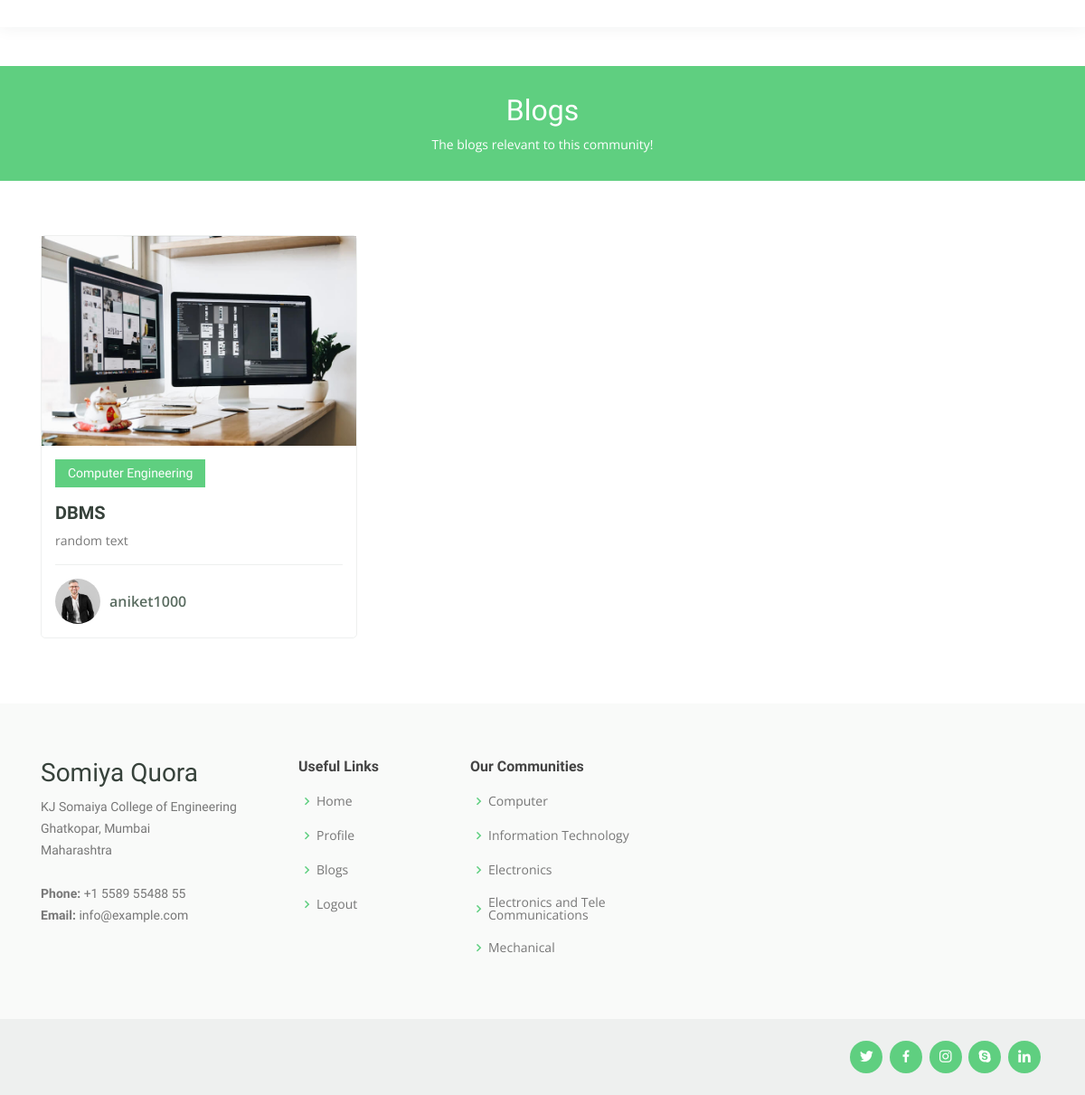
/blogs/Computer/, run on an earlier commit of the app's database.
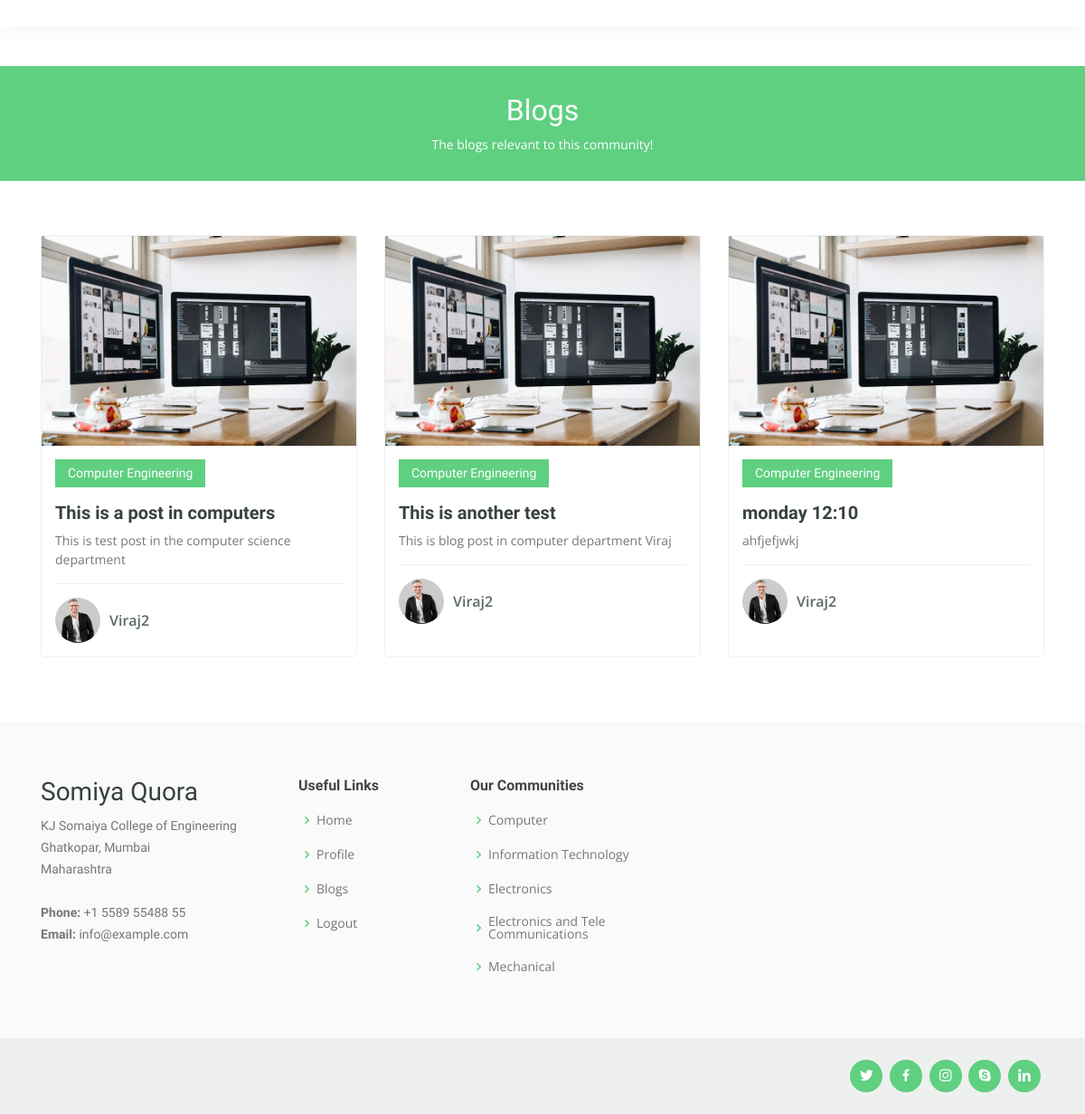
And on a later commit of the database.
### quoraBlog/models.py (models this page shows, shortened)
class Post(models.Model):
    title = models.CharField(max_length=100)
    content = models.TextField()
    date_posted = models.DateTimeField(default=timezone.now)
    author = models.ForeignKey(User, on_delete=models.CASCADE)
    group = models.ForeignKey(Community, on_delete= models.CASCADE,null=True, blank=True)
    reports = models.ManyToManyField(User, related_name='blog_post')
    User.username = 'Viraj'

class Community(models.Model):
    title =  models.CharField(max_length=100,unique=True)
    description = models.TextField(blank=True, default='')
    def __str__(self):
        return self.title

### quoraBlog/views.py (the view)
# urls.py: path('blogs/Computer/', views.computers, name='Computers'),
def computers(req):
    context = {
        'community': 'Computer Engineering',
        'commPost': list(Post.objects.all()),
    }
    return render(req, 'computers.html', context)

### quoraBlog/templates/computers.html (shortened to what this page needs)
{% load static %}
<!DOCTYPE html>
<html lang="en">
    <head>
        <link href="{% static 'vendor/bootstrap/css/bootstrap.min.css' %}" rel="stylesheet">
        <link href="{% static 'vendor/icofont/icofont.min.css' %}" rel="stylesheet">
        <link href="{% static 'vendor/boxicons/css/boxicons.min.css' %}" rel="stylesheet">
        <link href="{% static 'vendor/owl.carousel/assets/owl.carousel.min.css' %}" rel="stylesheet">
        <link href="{% static 'vendor/animate.css/animate.min.css' %}" rel="stylesheet">
        <link href="{% static 'vendor/aos/aos.css' %}" rel="stylesheet">
        <link href="{% static 'vendor/remixicon/remixicon.css' %}" rel="stylesheet">
        <link rel="stylesheet" type="text/css" href="{% static 'css/blogs.css' %}">
    </head>
<body>
  <header id="header" class="fixed-top">
  </header>
  <main id="main" data-aos="fade-in">
    <div class="breadcrumbs">
      <div class="container">
        <h2>Blogs</h2>
        <p>The blogs relevant to this community!</p>
      </div>
    </div>
    <section id="courses" class="courses">
        <div class="container" data-aos="fade-up">
          <div class="row" data-aos="zoom-in" data-aos-delay="100">
            {% for post in commPost %}
            {% ifequal post.group|stringformat:"s" community %}
            <div class="col-lg-4 col-md-6 d-flex align-items-stretch">
              <div class="course-item" style="margin-bottom: 12px;">
                <img src="{% static 'img/course-1.jpg' %}" class="img-fluid" alt="...">
                <div class="course-content">
                  <div class="d-flex justify-content-between align-items-center mb-3">
                    <h4>{{ post.group }}</h4>
                  </div>
                  <h3><a href="{% url 'post-detail' post.id %}">{{ post.title }}</a></h3>
                  <p>{{ post.content }}</p>
                  <div class="trainer d-flex justify-content-between align-items-center">
                    <div class="trainer-profile d-flex align-items-center">
                      <img src="{% static 'img/trainer-1.jpg' %}" class="img-fluid" alt="">
                      <span>{{ post.author }}</span>
                    </div>
                  </div>
                </div>
              </div>
            </div>
            {% endifequal %}
            {% endfor %}
    </section>
    </main>
    <footer id="footer">
    <div class="footer-top">
      <div class="container">
        <div class="row">
          <div class="col-lg-3 col-md-6 footer-contact">
            <h3>Somiya Quora</h3>
            <p>
              KJ Somaiya College of Engineering <br>
              Ghatkopar, Mumbai<br>
              Maharashtra <br><br>
              <strong>Phone:</strong> +1 5589 55488 55<br>
              <strong>Email:</strong> info@example.com<br>
            </p>
          </div>
          <div class="col-lg-2 col-md-6 footer-links">
            <h4>Useful Links</h4>
            <ul>
              <li><i class="bx bx-chevron-right"></i> <a href={{home}}>Home</a></li>
              <li><i class="bx bx-chevron-right"></i> <a href={{profile}}>Profile</a></li>
              <li><i class="bx bx-chevron-right"></i> <a href="#">Blogs</a></li>
              <li><i class="bx bx-chevron-right"></i> <a href="#">Logout</a></li>
            </ul>
          </div>
          <div class="col-lg-3 col-md-6 footer-links">
            <h4>Our Communities</h4>
            <ul>
              <li><i class="bx bx-chevron-right"></i> <a href="#">Computer</a></li>
              <li><i class="bx bx-chevron-right"></i> <a href="#">Information Technology</a></li>
              <li><i class="bx bx-chevron-right"></i> <a href="#">Electronics</a></li>
              <li><i class="bx bx-chevron-right"></i> <a href="#">Electronics and Tele Communications</a></li>
              <li><i class="bx bx-chevron-right"></i> <a href="#">Mechanical</a></li>
            </ul>
          </div>
        </div>
      </div>
    </div>
    <div class="container d-md-flex py-4">
      <div class="social-links text-center text-md-right pt-3 pt-md-0">
        <a href="#" class="twitter"><i class="bx bxl-twitter"></i></a>
        <a href="#" class="facebook"><i class="bx bxl-facebook"></i></a>
        <a href="#" class="instagram"><i class="bx bxl-instagram"></i></a>
        <a href="#" class="google-plus"><i class="bx bxl-skype"></i></a>
        <a href="#" class="linkedin"><i class="bx bxl-linkedin"></i></a>
      </div>
    </div>
  </footer>
</body>
</html>

### quoraBlog/static/css/blogs.css (style rules this page uses)
body { font-family: "Open Sans", sans-serif; color: #444444; }
a { color: #5fcf80; }
h1, h2, h3, h4, h5, h6 { font-family: "Raleway", sans-serif; }
#header { background: #fff; transition: all 0.5s; z-index: 997; padding: 15px 0; box-shadow: 0px 0 18px rgba(55, 66, 59, 0.08); }
section { padding: 60px 0; overflow: hidden; }
.breadcrumbs { margin-top: 73px; text-align: center; background: #5fcf80; padding: 30px 0; color: #fff; }
.breadcrumbs h2 { font-size: 32px; font-weight: 500; }
.breadcrumbs p { font-size: 14px; margin-bottom: 0; }
.courses .course-item { border-radius: 5px; border: 1px solid #eef0ef; }
.courses .course-content { padding: 15px; }
.courses .course-content h3 { font-weight: 700; font-size: 20px; }
.courses .course-content h3 a { color: #37423b; transition: 0.3s; }
.courses .course-content p { font-size: 14px; color: #777777; }
.courses .course-content h4 { font-size: 14px; background: #5fcf80; padding: 7px 14px; color: #fff; margin: 0; }
.courses .trainer { padding-top: 15px; border-top: 1px solid #eef0ef; }
.courses .trainer .trainer-profile img { max-width: 50px; border-radius: 50px; }
.courses .trainer .trainer-profile span { padding-left: 10px; font-weight: 600; font-size: 16px; color: #5a6c60; }
#footer { color: #37423b; font-size: 14px; background: #eef0ef; }
#footer .footer-top { padding: 60px 0 30px 0; background: #f9faf9; }
#footer .footer-top .footer-contact { margin-bottom: 30px; }
#footer .footer-top .footer-contact p { font-size: 14px; line-height: 24px; margin-bottom: 0; font-family: "Raleway", sans-serif; color: #777777; }
#footer .footer-top h4 { font-size: 16px; font-weight: bold; color: #444444; position: relative; padding-bottom: 12px; }
#footer .footer-top .footer-links { margin-bottom: 30px; }
#footer .footer-top .footer-links ul { list-style: none; padding: 0; margin: 0; }
#footer .footer-top .footer-links ul i { padding-right: 2px; color: #5fcf80; font-size: 18px; line-height: 1; }
#footer .footer-top .footer-links ul li { padding: 10px 0; display: flex; align-items: center; }
#footer .footer-top .footer-links ul li:first-child { padding-top: 0; }
#footer .footer-top .footer-links ul a { color: #777777; transition: 0.3s; display: inline-block; line-height: 1; }
#footer .social-links a { font-size: 18px; display: inline-block; background: #5fcf80; color: #fff; line-height: 1; padding: 8px 0; margin-right: 4px; border-radius: 50%; text-align: center; width: 36px; height: 36px; transition: 0.3s; }

What changed in the data, as far as the page shows it:
removed Post: group "Computer Engineering", title "DBMS", content "random text", author "aniket1000"
added Post: group "Computer Engineering", title "This is a post in computers", content "This is test post in the computer science department", author "Viraj2"
added Post: group "Computer Engineering", title "This is another test", content "This is blog post in computer department Viraj", author "Viraj2"
added Post: group "Computer Engineering", title "monday 12:10", content "ahfjefjwkj", author "Viraj2"
